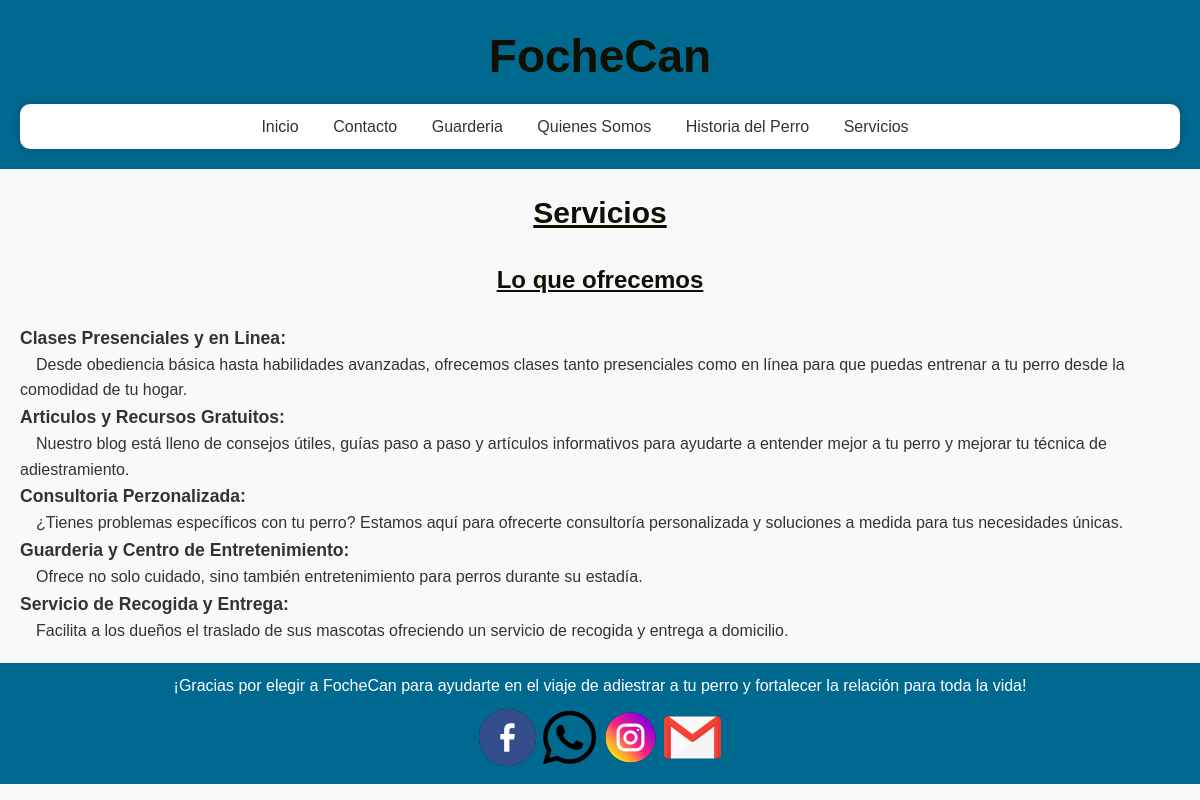
The app's page /servicios/ with its own data.
### service/models.py (models this page shows, shortened)
class Service(models.Model):
    title = models.CharField(max_length=200, verbose_name= "Titulo")
    description =models.TextField(verbose_name= "Descripcion")
    created = models.DateTimeField(auto_now_add= True, verbose_name= "Fecha de creacion")
    updated = models.DateTimeField(auto_now= True, verbose_name= "Fecha de modificacion")
    class Meta:
        verbose_name = "servicio"
        verbose_name_plural = "servicios"
        ordering = ["-created"]

### service/views.py (the view)
# urls.py: path('servicios/', service_views.servicios, name="servicios"),
def servicios(request):
    servis = Service.objects.all()
    return render(request, "service/servicios.html", {'servis':servis})

### service/templates/service/servicios.html (shortened to what this page needs)
{% extends "core/base.html"%}
{% block content %}
<h2>Servicios</h2>
<h3> Lo que ofrecemos</h3>
{% for servi in servis %}
<div class="lgmd">
    <h4 class = "heading-title">{{servi.title}}</h4>
    <p>{{servi.description}}</p>
</div>
{% endfor %}
{% endblock %}

### core/templates/core/base.html (shortened to what this page needs)
<!DOCTYPE html>
<html lang="es">
<head>
    {% load static %}
    <link rel="stylesheet" type="text/css" href="{% static 'core/Css/style.css' %}" media="screen">
</head>
<body>
    <header>
        <h1>FocheCan</h1>
        <nav>
            <ul>
                <li><a href="{% url 'inicio' %}" >Inicio</a></li>
                <li><a href="{% url 'contactos' %}" >Contacto</a></li>
                <li><a href="{% url 'guarderia' %}" >Guarderia</a></li>
                <li><a href="{% url 'quienes' %}" >Quienes Somos</a></li>
                <li><a href="{% url 'historia' %}" >Historia del Perro</a></li>
                <li><a href="{% url 'servicios' %}" >Servicios</a></li>
            </ul>
        </nav>
    </header>
    <main>
     {% block content %} {% endblock %}
    </main>
    <footer>
        <p>¡Gracias por elegir a FocheCan para ayudarte en el viaje de adiestrar a tu perro y fortalecer la relación para toda la vida!</p>
            <div class="social-links">
              <a href="https://www.facebook.com/" target="_blank" rel="noopener noreferrer"><img src="{% static 'core/logo/facebook.png' %}" alt="Facebook"></a>
              <a href="https://wa.me/" target="_blank" rel="noopener noreferrer"><img src="{% static 'core/logo/whatsapp.png' %}" alt="WhatsApp"></a>
              <a href="https://www.instagram.com/" target="_blank" rel="noopener noreferrer"><img src="{% static 'core/logo/instagram.png' %}" alt="Instagram"></a>
              <a href="https://www.gmail.com/" target="_blank" rel="noopener noreferrer"><img src="{% static 'core/logo/gmail.png' %}" alt="Gmail"></a>
            </div>
    </footer>
</body></html>

### core/static/core/Css/style.css (style rules this page uses)
* { box-sizing: border-box; margin: 0; padding: 0; }
body { font-family: Arial, sans-serif; line-height: 1.6; color: #333; background-color: #f9f9f9; }
h1, h2, h3 { font-weight: bold; text-align: center; color: #0f1001; }
h1 { font-size: 46px; }
h2 { font-size: 30px; text-decoration: underline; }
ul { list-style: none; margin: 0; padding: 0; }
li { display: inline-block; margin-right: 20px; }
a { text-decoration: none; color: #00698f; }
header { background-color: #00698f; padding: 20px; text-align: center; color: #fff; }
header h1 { margin-bottom: 10px; }
nav ul { margin: 0 auto; padding: 10px; background-color: #fff; border-radius: 10px; box-shadow: 0 0 10px rgba(0, 0, 0, 0.2); }
nav li { margin-right: 30px; }
nav a { color: #333; }
main { display: flex; flex-direction: column; padding: 20px; }
main h3 { font-size: 1.5rem; margin-top: 1.5rem; margin-bottom: 1.5rem; text-decoration: underline; }
.lgmd h4 { font-size: 1.1rem; text-align: left; margin-top: 1; }
.lgmd p { font-size: 1rem; text-align: left; margin-top: 0; text-indent: 1em; }
footer { background-color: #00698f; padding: 10px; text-align: center; color: #fff; }
footer p { margin-bottom: 10px; }

### records on screen
Service: title "Clases Presenciales y en Linea:", description "Desde obediencia básica hasta habilidades avanzadas, ofrecemos clases tanto presenciales como en línea para que puedas entrenar a tu perro desde la comodidad de tu hogar."
Service: title "Articulos y Recursos Gratuitos:", description "Nuestro blog está lleno de consejos útiles, guías paso a paso y artículos informativos para ayudarte a entender mejor a tu perro y mejorar tu técnica de adiestramiento."
Service: title "Consultoria Perzonalizada:", description "¿Tienes problemas específicos con tu perro? Estamos aquí para ofrecerte consultoría personalizada y soluciones a medida para tus necesidades únicas."
Service: title "Guarderia y Centro de Entretenimiento:", description "Ofrece no solo cuidado, sino también entretenimiento para perros durante su estadía."
Service: title "Servicio de Recogida y Entrega:", description "Facilita a los dueños el traslado de sus mascotas ofreciendo un servicio de recogida y entrega a domicilio."
